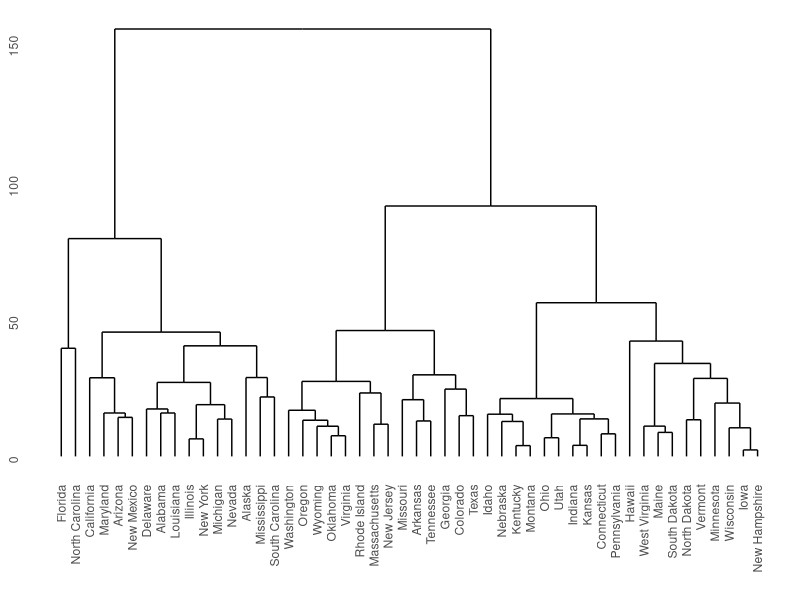

This figure's R source: (Note: this script raises an error after producing the figure.)
rm(list=ls())
#library(colorout)

library(ggplot2)
library(gridExtra)

# https://cran.r-project.org/web/packages/ggdendro/vignettes/ggdendro.html

#library(ggplot2)
library(ggdendro)

# segmentacja 
hc <- hclust(dist(USArrests), "ave")
wyk <- ggdendrogram(hc, rotate = FALSE, size = 2)
x11();print(wyk)


# drzewa
library(rpart)
model <- rpart(Kyphosis ~ Age + Number + Start, 
               method = "class", data = kyphosis)


ddata <- dendro_data(model)
wyk <- ggplot() + 
  geom_segment(data = ddata$segments, 
               aes(x = x, y = y, xend = xend, yend = yend)) + 
  geom_text(data = ddata$labels, 
            aes(x = x, y = y, label = label), size = 3, vjust = 0) +
  geom_text(data = ddata$leaf_labels, 
            aes(x = x, y = y, label = label), size = 3, vjust = 1) +
  theme_dendro()
x11();print(wyk)


ddata <- dendro_data(model)
wyk <- (
    ggplot()
    + labs(x="",y="")
    + geom_segment(data = ddata$segments, aes(x = x, y = y, xend = xend, yend = yend),colour="green")
    + geom_text(data = ddata$labels, aes(x = x, y = y, label = label), size = 3.2, vjust = 0,colour="red")
    + geom_text(data = ddata$leaf_labels, aes(x = x, y = y, label = label), size = 3, vjust = 1,col="blue")
    + theme(axis.text.x=element_blank(),axis.text.y=element_blank())
)
x11();print(wyk)

# warto wiedziec o mozliwościach tej biblioteki
# library(rattle)
# x11()
# fancyRpartPlot(model)
